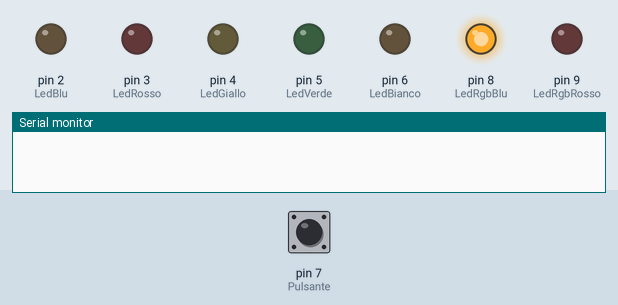
This sketch was run on a simulated Arduino Uno, built with avr-gcc and run on an emulated ATmega328P. Shown: output pins drawn as LEDs (lit = HIGH), the last lines printed to the serial monitor. The test bench sets the inputs (shaded band); at power-on: pin 7 (Pulsante) LOW. Random numbers use the default seed unless the sketch sets one.

Above: at 1.2 s.
1.3 s: pin 7 (Pulsante) pulled HIGH for 0.15 s
At 1.6 s:
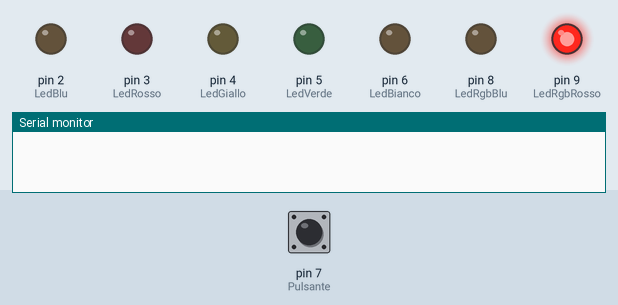
At 3.6 s:
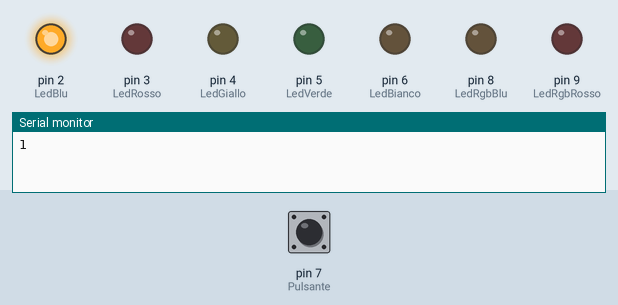
4.4 s: pin 7 (Pulsante) pulled HIGH for 3.2 s
At 9.3 s:
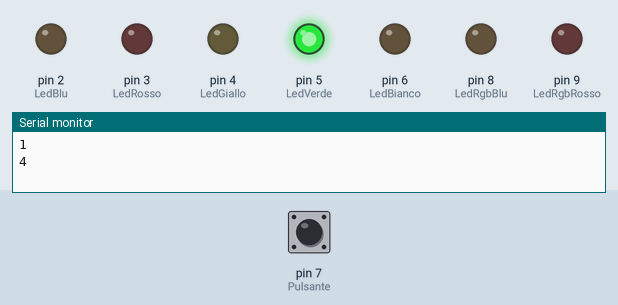
Timing chart, 0 to 14.8 s (numbered marks = the images above; inputs shaded):
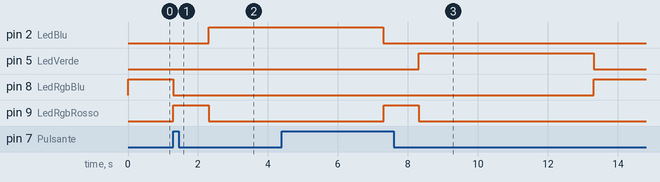

Measured:
- after the input at 1.3 s, pin 2 (LedBlu): LOW → HIGH after 1.0 s; pin 8 (LedRgbBlu): HIGH → LOW at once; pin 9 (LedRgbRosso): LOW → HIGH at once, → LOW 1.0 s later
- after the input at 4.4 s, pin 5 (LedVerde): LOW → HIGH after 3.9 s, → LOW 5.0 s later; pin 9 (LedRgbRosso): LOW → HIGH after 2.9 s, → LOW 1.0 s later

The sketch:

SferaMagicaConArduino.ino
```cpp
#define LedBlu 2 // LED collegato al pin digitale 2
#define LedRosso 3 // LED collegato al pin digitale 3
#define LedGiallo 4 // LED collegato al pin digitale 4
#define LedVerde 5 // LED collegato al pin digitale 5
#define LedBianco 6  // LED collegato al pin digitale 6
#define Pulsante 7   // pin di input dove è collegato il pulsante (7)
#define LedRgbBlu 8    //LED collegato al pin digitale 8
#define LedRgbRosso 9     //LED collegato al pin digitale 9
int  val = 0;                 // si userà val per conservare lo stato del pin di input
int sled = 0;
long Number;

void setup() {


  pinMode(LedBlu, OUTPUT);
  pinMode(LedRosso, OUTPUT);
  pinMode(LedGiallo, OUTPUT);
  pinMode(LedVerde, OUTPUT);
  pinMode(LedBianco, OUTPUT);
  pinMode(LedRgbBlu, OUTPUT);
  pinMode(LedRgbRosso, OUTPUT);
  pinMode(Pulsante, INPUT);
  Serial.begin(115200);
  randomSeed(analogRead(A0)); //a seconda di quello che rileva l'antenna cambia la probabilità
}

void loop() {
  val = digitalRead(Pulsante);  // legge il valore dell'input e lo conserva

  // controlla che l'input sia HIGH (pulsante premuto)
  if (val == HIGH) {
      digitalWrite(LedRgbBlu, LOW); // spegne il led spia
      sled=1;   // porta sled a 1
      digitalWrite(LedRgbRosso,HIGH);
  }
  else {
    digitalWrite(LedRgbBlu, HIGH);   // accende il led spia
  }
  if(sled==1){
    delay(1000);
    Number = random(1, 5);       // genera un numero pseudo casuale tra 1 e 5
    Serial.println(Number);
    digitalWrite(LedRgbRosso,LOW);

    if (Number == 1) digitalWrite(LedBlu, HIGH);  // se randNumber è  1, LED blu ON altrimenti OFF
  else digitalWrite(LedBlu, LOW);

  if (Number == 2) digitalWrite(LedRosso, HIGH);
  else digitalWrite(LedRosso, LOW);

  if (Number == 3) digitalWrite(LedGiallo, HIGH);
  else digitalWrite(LedGiallo, LOW);

  if (Number == 4) digitalWrite(LedVerde, HIGH);
  else digitalWrite(LedVerde, LOW);

  if (Number == 5) digitalWrite(LedBianco, HIGH);
  else digitalWrite(LedBianco, LOW);

  delay(5000);
  sled=0;
  digitalWrite(LedBlu,LOW);
  digitalWrite(LedRosso,LOW);
  digitalWrite(LedGiallo,LOW);
  digitalWrite(LedVerde,LOW);
  digitalWrite(LedBianco,LOW);

    }

 }
```
